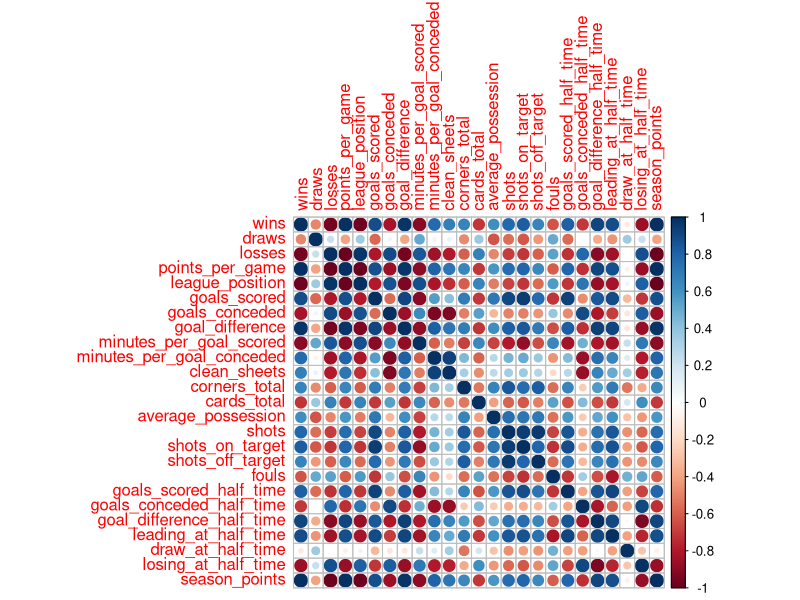
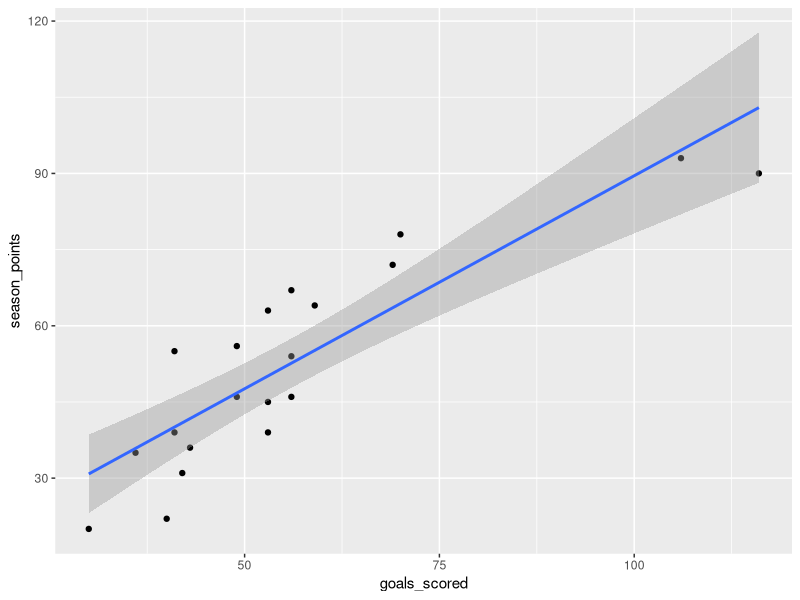
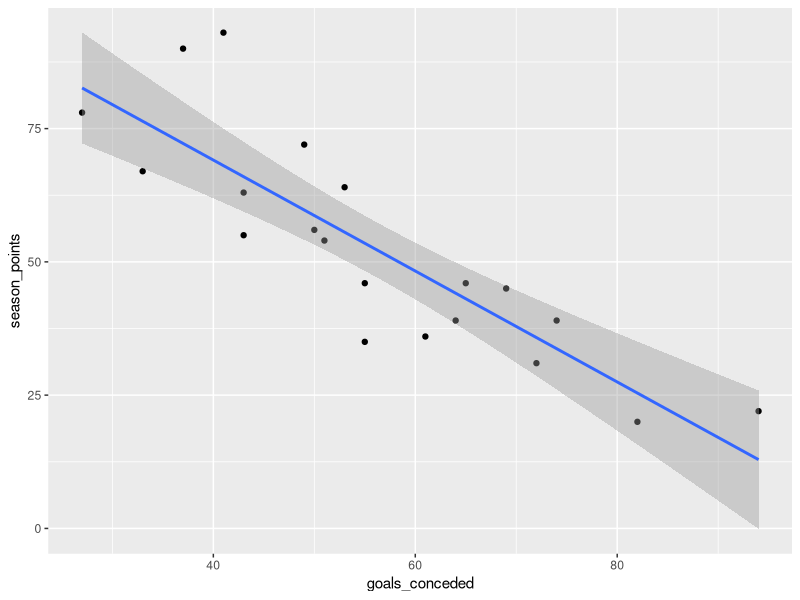
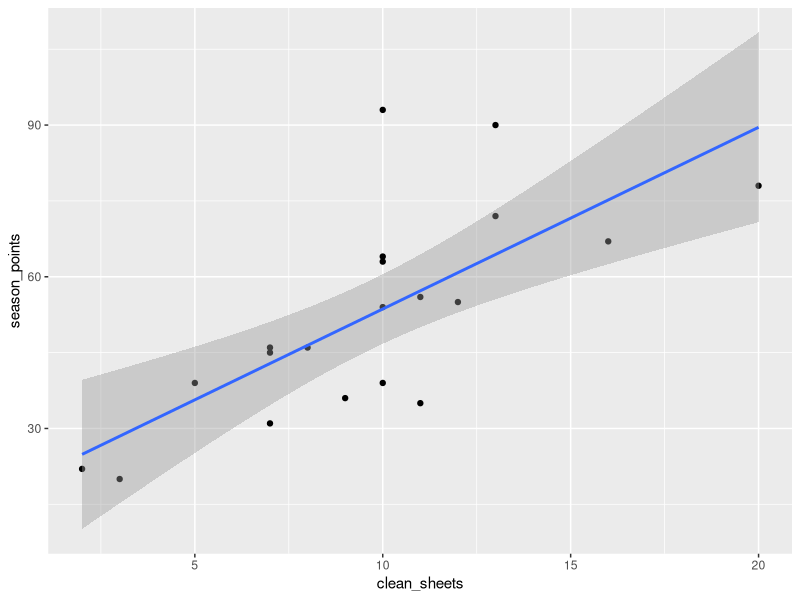
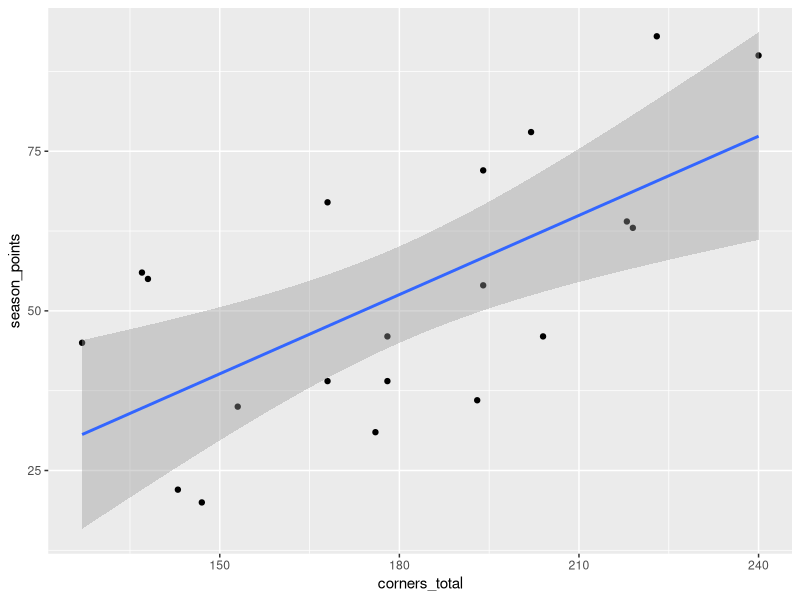
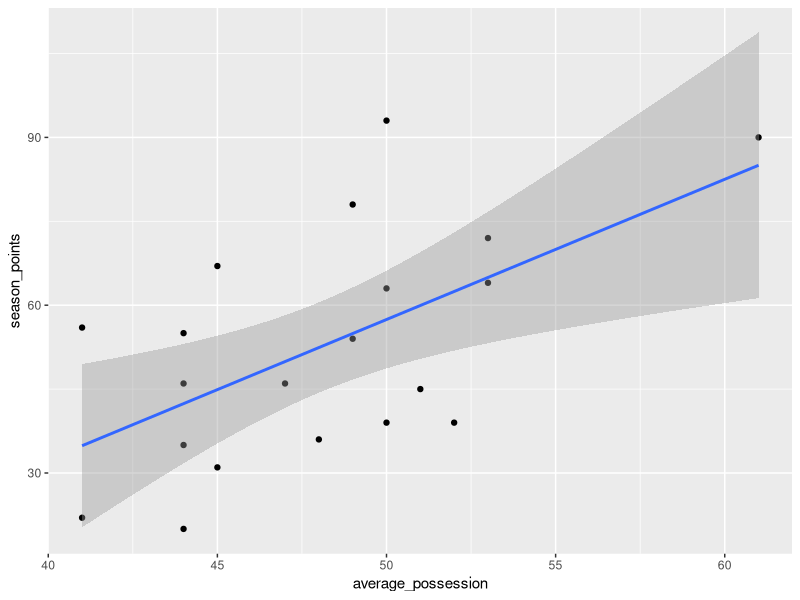
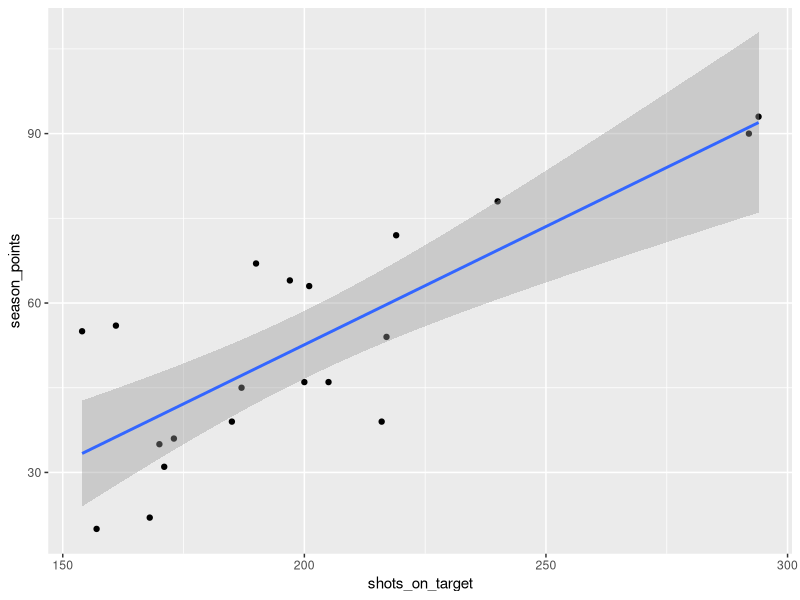
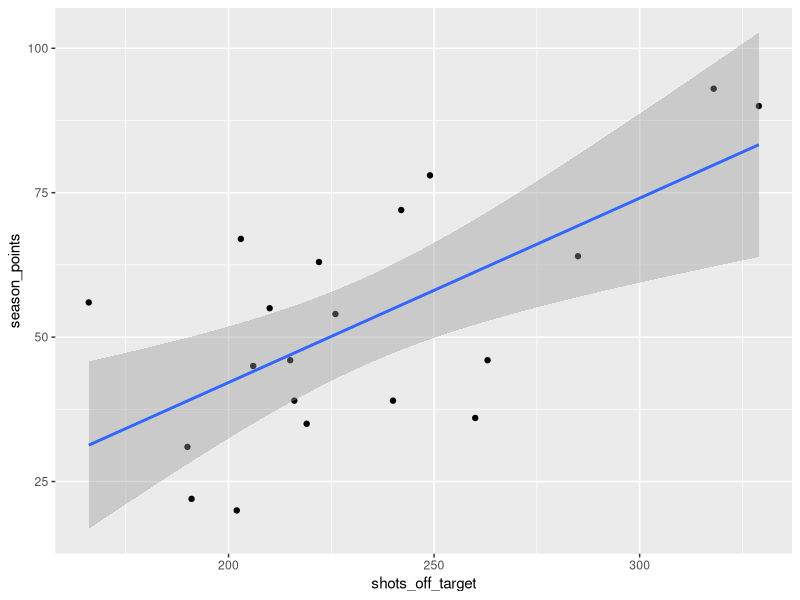

Generate these figures, in order, with R:
## ---- chunk 1
knitr::opts_chunk$set(echo = TRUE)
## ---- chunk 2
library(ggplot2)
library(dplyr)
library(corrplot)
library(skimr)
library(MLmetrics)

## ---- chunk 3
#read csv file for the 2016/2017 season
laliga1617 <- read.csv("Data/spain-la-liga-teams-2016-to-2017-stats.csv", header = TRUE, sep = ",", stringsAsFactors = FALSE)
laliga1718 <- read.csv("Data/spain-la-liga-teams-2017-to-2018-stats.csv", header = TRUE, sep = ",", stringsAsFactors = FALSE)

#Display the data sets and the data structure 
head(laliga1617)
head(laliga1718)
tail(laliga1617)
tail(laliga1718)
str(laliga1617)
str(laliga1718)
## ---- chunk 4
head(laliga1617[,9:11])
## ---- chunk 5
laliga1617 <- laliga1617 %>% select(1,9,12,15,18,21,25,26,27,37,40,43,55,58,61,64,67,70,73,76,79,82,85,88,91)
head(laliga1617)
str(laliga1617)
## ---- chunk 6
#calculating win rate for each team.
laliga1617 <- laliga1617 %>%
  mutate(season_points = (3*wins)+draws)
laliga1718 <- laliga1718 %>%
  mutate(season_points = (3*wins)+draws)

## ---- chunk 7
summary(laliga1617)

## ---- chunk 8
cormat <- cor(laliga1617[,2:26])
cormat
corrplot::corrplot(cormat, )

## ---- chunk 9
g <- ggplot(laliga1617)
g + aes(x=goals_scored, y=season_points)+geom_point()+geom_smooth(method = "lm")
g + aes(x=goals_conceded, y=season_points)+geom_point()+geom_smooth(method = "lm")
g + aes(x=clean_sheets, y=season_points)+geom_point()+geom_smooth(method = "lm")
g + aes(x=corners_total, y=season_points)+geom_point()+geom_smooth(method = "lm")
g + aes(x=average_possession, y=season_points)+geom_point()+geom_smooth(method = "lm")
g + aes(x=shots_on_target, y=season_points)+geom_point()+geom_smooth(method = "lm")
g + aes(x=shots_off_target, y=season_points)+geom_point()+geom_smooth(method = "lm")
g + aes(x=goal_difference_half_time, y=season_points)+geom_point()+geom_smooth(method = "lm")
g + aes(x=leading_at_half_time, y=season_points)+geom_point()+geom_smooth(method = "lm")
g + aes(x=cards_total, y=season_points)+geom_point()+geom_smooth(method = "lm")
g + aes(x=draw_at_half_time, y=season_points)+geom_point()+geom_smooth(method = "lm")
g + aes(x=shots, y=season_points)+geom_point()+geom_smooth(method = "lm")

## ---- chunk 10
nullModel <- lm(season_points ~ 1, data = laliga1617)
fullModel <- lm(season_points ~ goals_scored + goals_conceded + clean_sheets + corners_total + average_possession+
                shots_on_target+shots_off_target+goal_difference_half_time+leading_at_half_time+cards_total,
                data = laliga1617)

## ---- chunk 11
summary(nullModel)
summary(fullModel)
## ---- chunk 12
plot(nullModel$residuals, col="blue")
plot(fullModel$residuals, col="green")

## ---- chunk 13
MAE_models <- c(MAE(laliga1617$season_points, nullModel$fitted.values),
                MAE(laliga1617$season_points, fullModel$fitted.values))

MAE_result <- data.frame(MAE_models[1],MAE_models[2])
names(MAE_result) <- c("nullModel","fullModel")
MAE_result
## ---- chunk 14
corrplot(cormat)
summary(fullModel)
## ---- chunk 15
newModel <- lm(season_points ~ goals_scored + goals_conceded + clean_sheets + corners_total + average_possession+
                shots+goal_difference_half_time+cards_total,
                data = laliga1617)
summary(newModel)
## ---- chunk 16
MAE_result$newModel <- MAE(laliga1617$season_points, newModel$fitted.values)

MAE_result
## ---- chunk 17
predict_laliga1718 <- predict(newModel, newdata = laliga1718)
## ---- chunk 18
MAE_laliga1718 <- MAE(laliga1718$season_points, predict_laliga1718)
MAE_laliga1718

## ---- chunk 19
act_vs_pred <- data.frame(actual_season_points = laliga1718[,"season_points"],
                          predicted_season_points = predict_laliga1718)
head(act_vs_pred)
act_vs_pred[order(-act_vs_pred$actual_season_points),][1:10,]
## ---- chunk 20
ggplot(act_vs_pred, aes(x = actual_season_points, y = predicted_season_points)) + geom_point()
